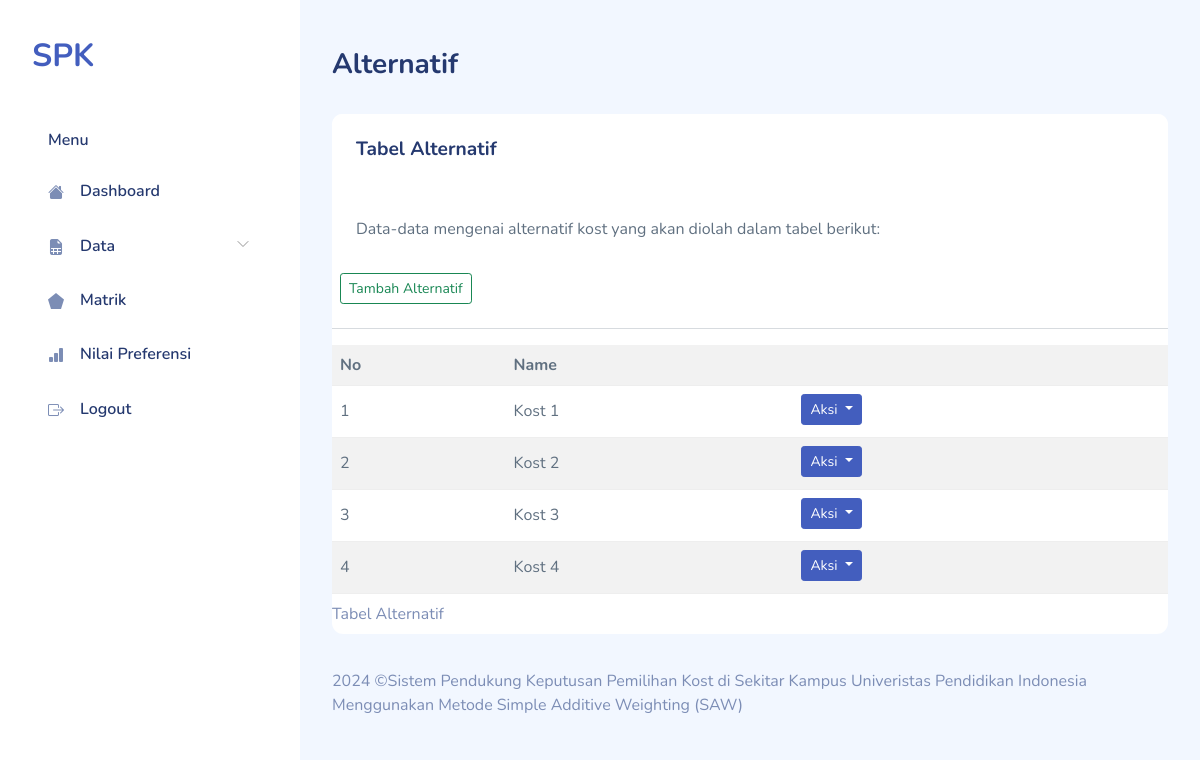
Screenshot of /alternatif.php (signed in) with the database file from the repository.
### tables this page shows
CREATE TABLE `saw_alternatives` (
  `id_alternative` int(10) UNSIGNED NOT NULL,
  `name` varchar(30) NOT NULL
);

### alternatif.php (the view, shortened to what this page needs)
<!DOCTYPE html>
<html lang="en">
    <?php
require "layout/head.php";
require "include/conn.php";
?>
    <body>
        <div id="app">
            <?php require "layout/sidebar.php";?>
            <div id="main">
                <div class="page-heading">
                    <h3>Alternatif</h3>
                </div>
                <div class="page-content">
                    <section class="row">
                        <div class="col-12">
                            <div class="card">
                                <div class="card-header">
                                    <h4 class="card-title">Tabel Alternatif</h4>
                                </div>
                                <div class="card-content">
                                    <div class="card-body">
                                        <p class="card-text">
                                            Data-data mengenai alternatif kost yang akan diolah dalam tabel berikut:
                                        </p>
                                    </div>
                                    <button type="button" class="btn btn-outline-success btn-sm m-2" data-bs-toggle="modal"
                                        data-bs-target="#inlineForm">
                                        Tambah Alternatif
                                    </button>
                                    <hr>
                                    <div class="table-responsive">
                                        <table class="table table-striped mb-0">
                                            <caption>
                                                Tabel Alternatif
                                            </caption>
                                            <tr>
                                                <th>No</th>
                                                <th colspan="2">Name</th>
                                            </tr>
                                            <?php
$sql = 'SELECT id_alternative,name FROM saw_alternatives';
$result = $db->query($sql);
$i = 0;
while ($row = $result->fetch_object()) {
    echo "<tr>
        <td class='right'>" . (++$i) . "</td>
        <td class='center'>{$row->name}</td>
        <td>
        <div class='btn-group mb-1'>
        <div class='dropdown'>
            <button class='btn btn-primary dropdown-toggle me-1 btn-sm' type='button'
                id='dropdownMenuButton' data-bs-toggle='dropdown'
                aria-haspopup='true' aria-expanded='false'>
                Aksi
            </button>
            <div class='dropdown-menu' aria-labelledby='dropdownMenuButton'>
                <a class='dropdown-item' href='alternatif-edit.php?id={$row->id_alternative}'>Edit</a>
                <a class='dropdown-item' href='alternatif-hapus.php?id={$row->id_alternative}'>Hapus</a>
            </div>
        </div>
    </div>
        </td>
      </tr>\n";
}
?>
                                        </table>
                                    </div>
                                </div>
                            </div>
                        </div>
                    </section>
                </div>
                <?php require "layout/footer.php";?>
            </div>
        </div>
    </body>
</html>

### assets/css/app.css (style rules this page uses)
.btn.btn-danger,.btn.btn-info,.btn.btn-primary,.btn.btn-secondary,.btn.btn-success,.btn.btn-warning { color:#fff }
.card { margin-bottom:2.2rem;border:none }
.card .card-header { border:none }
.card .card-header h4 { font-size:1.2rem;font-weight:700 }
.card .card-content { position:relative }
.card .card-title { font-size:1.2rem }
.card .card-body { padding:1.5rem }
.dropdown-toggle:after { color:#fff }
.dataTable-table td,.dataTable-table thead th,.table td,.table thead th { vertical-align:middle }
#main { margin-left:300px;padding:2rem }
.page-heading { margin:0 0 2rem }
.page-heading h3 { font-weight:700 }

### rows the page displays
saw_alternatives: name "Kost 1"
saw_alternatives: name "Kost 2"
saw_alternatives: name "Kost 3"
saw_alternatives: name "Kost 4"
